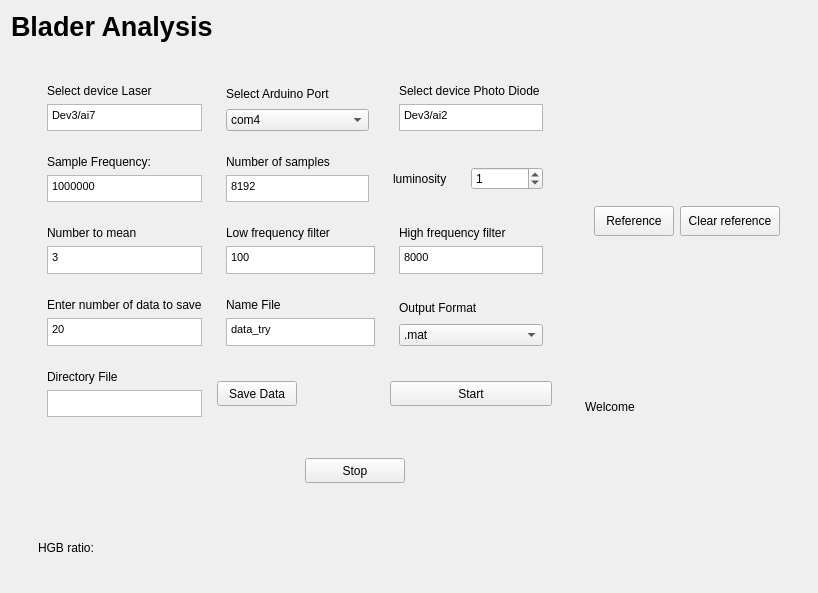
     <widget class="QWidget" name="page">
      <layout class="QGridLayout" name="gridLayout_5">
       <item row="0" column="0">
        <widget class="QLabel" name="Page_Name">
         <property name="maximumSize">
          <size>
           <width>500</width>
           <height>16777215</height>
          </size>
         </property>
         <property name="font">
          <font>
           <pointsize>20</pointsize>
           <bold>true</bold>
          </font>
         </property>
         <property name="text">
          <string>&lt;html&gt;&lt;head/&gt;&lt;body&gt;&lt;p&gt;Blader Analysis&lt;/p&gt;&lt;/body&gt;&lt;/html&gt;</string>
         </property>
        </widget>
       </item>
       <item row="1" column="0">
        <widget class="QWidget" name="widget_6" native="true">
         <layout class="QHBoxLayout" name="horizontalLayout_18">
          <item>
           <widget class="QWidget" name="widget_4" native="true">
            <property name="maximumSize">
             <size>
              <width>550</width>
              <height>16777215</height>
             </size>
            </property>
            <layout class="QVBoxLayout" name="verticalLayout_12">
             <item>
              <widget class="QWidget" name="Parameters" native="true">
               <property name="maximumSize">
                <size>
                 <width>926</width>
                 <height>370</height>
                </size>
               </property>
               <layout class="QGridLayout" name="gridLayout">
                <item row="7" column="1">
                 <widget class="QWidget" name="widget_directoryFile" native="true">
                  <layout class="QVBoxLayout" name="verticalLayout_19">
                   <item>
                    <widget class="QLabel" name="label_directory">
                     <property name="text">
                      <string>Directory File</string>
                     </property>
                    </widget>
                   </item>
                   <item>
                    <widget class="QTextEdit" name="textEdit_numberSamples_3">
                     <property name="html">
                      <string>&lt;!DOCTYPE HTML PUBLIC &quot;-//W3C//DTD HTML 4.0//EN&quot; &quot;http://www.w3.org/TR/REC-html40/strict.dtd&quot;&gt;
&lt;html&gt;&lt;head&gt;&lt;meta name=&quot;qrichtext&quot; content=&quot;1&quot; /&gt;&lt;meta charset=&quot;utf-8&quot; /&gt;&lt;style type=&quot;text/css&quot;&gt;
p, li { white-space: pre-wrap; }
hr { height: 1px; border-width: 0; }
li.unchecked::marker { content: &quot;\2610&quot;; }
li.checked::marker { content: &quot;\2612&quot;; }
&lt;/style&gt;&lt;/head&gt;&lt;body style=&quot; font-family:'Segoe UI'; font-size:9pt; font-weight:400; font-style:normal;&quot;&gt;
&lt;p style=&quot;-qt-paragraph-type:empty; margin-top:0px; margin-bottom:0px; margin-left:0px; margin-right:0px; -qt-block-indent:0; text-indent:0px; font-family:'MS Shell Dlg 2'; font-size:8.25pt;&quot;&gt;&lt;br /&gt;&lt;/p&gt;&lt;/body&gt;&lt;/html&gt;</string>
                     </property>
                    </widget>
                   </item>
                  </layout>
                 </widget>
                </item>
                <item row="8" column="2">
                 <spacer name="verticalSpacer_6">
                  <property name="orientation">
                   <enum>Qt::Vertical</enum>
                  </property>
                  <property name="sizeHint" stdset="0">
                   <size>
                    <width>20</width>
                    <height>40</height>
                   </size>
                  </property>
                 </spacer>
                </item>
                <item row="2" column="4">
                 <widget class="QWidget" name="widget_outputFormat_5" native="true">
                  <layout class="QVBoxLayout" name="verticalLayout_24">
                   <item>
                    <widget class="QLabel" name="label_format_4">
                     <property name="text">
                      <string>Select device Photo Diode</string>
                     </property>
                    </widget>
                   </item>
                   <item>
                    <widget class="QTextEdit" name="textEdit_DAQ_Device_2">
                     <property name="html">
                      <string>&lt;!DOCTYPE HTML PUBLIC &quot;-//W3C//DTD HTML 4.0//EN&quot; &quot;http://www.w3.org/TR/REC-html40/strict.dtd&quot;&gt;
&lt;html&gt;&lt;head&gt;&lt;meta name=&quot;qrichtext&quot; content=&quot;1&quot; /&gt;&lt;meta charset=&quot;utf-8&quot; /&gt;&lt;style type=&quot;text/css&quot;&gt;
p, li { white-space: pre-wrap; }
hr { height: 1px; border-width: 0; }
li.unchecked::marker { content: &quot;\2610&quot;; }
li.checked::marker { content: &quot;\2612&quot;; }
&lt;/style&gt;&lt;/head&gt;&lt;body style=&quot; font-family:'Segoe UI'; font-size:9pt; font-weight:400; font-style:normal;&quot;&gt;
&lt;p style=&quot; margin-top:0px; margin-bottom:0px; margin-left:0px; margin-right:0px; -qt-block-indent:0; text-indent:0px;&quot;&gt;&lt;span style=&quot; font-family:'MS Shell Dlg 2'; font-size:8.25pt;&quot;&gt;Dev3/ai2&lt;/span&gt;&lt;/p&gt;&lt;/body&gt;&lt;/html&gt;</string>
                     </property>
                    </widget>
                   </item>
                  </layout>
                 </widget>
                </item>
                <item row="5" column="4">
                 <widget class="QWidget" name="widget_highfreq" native="true">
                  <layout class="QVBoxLayout" name="verticalLayout_18">
                   <item>
                    <widget class="QLabel" name="label_highfreq">
                     <property name="text">
                      <string>High frequency filter</string>
                     </property>
                    </widget>
                   </item>
                   <item>
                    <widget class="QTextEdit" name="textEdit_highfreq">
                     <property name="html">
                      <string>&lt;!DOCTYPE HTML PUBLIC &quot;-//W3C//DTD HTML 4.0//EN&quot; &quot;http://www.w3.org/TR/REC-html40/strict.dtd&quot;&gt;
&lt;html&gt;&lt;head&gt;&lt;meta name=&quot;qrichtext&quot; content=&quot;1&quot; /&gt;&lt;meta charset=&quot;utf-8&quot; /&gt;&lt;style type=&quot;text/css&quot;&gt;
p, li { white-space: pre-wrap; }
hr { height: 1px; border-width: 0; }
li.unchecked::marker { content: &quot;\2610&quot;; }
li.checked::marker { content: &quot;\2612&quot;; }
&lt;/style&gt;&lt;/head&gt;&lt;body style=&quot; font-family:'Segoe UI'; font-size:9pt; font-weight:400; font-style:normal;&quot;&gt;
&lt;p style=&quot; margin-top:0px; margin-bottom:0px; margin-left:0px; margin-right:0px; -qt-block-indent:0; text-indent:0px;&quot;&gt;&lt;span style=&quot; font-family:'MS Shell Dlg 2'; font-size:8.25pt;&quot;&gt;8000&lt;/span&gt;&lt;/p&gt;&lt;/body&gt;&lt;/html&gt;</string>
                     </property>
                    </widget>
                   </item>
                  </layout>
                 </widget>
                </item>
                <item row="6" column="2" colspan="2">
                 <widget class="QWidget" name="widget_namefile" native="true">
                  <layout class="QVBoxLayout" name="verticalLayout_16">
                   <item>
                    <widget class="QLabel" name="label_file">
                     <property name="text">
                      <string>Name File</string>
                     </property>
                    </widget>
                   </item>
                   <item>
                    <widget class="QTextEdit" name="textEdit_numberSamples_2">
                     <property name="html">
                      <string>&lt;!DOCTYPE HTML PUBLIC &quot;-//W3C//DTD HTML 4.0//EN&quot; &quot;http://www.w3.org/TR/REC-html40/strict.dtd&quot;&gt;
&lt;html&gt;&lt;head&gt;&lt;meta name=&quot;qrichtext&quot; content=&quot;1&quot; /&gt;&lt;meta charset=&quot;utf-8&quot; /&gt;&lt;style type=&quot;text/css&quot;&gt;
p, li { white-space: pre-wrap; }
hr { height: 1px; border-width: 0; }
li.unchecked::marker { content: &quot;\2610&quot;; }
li.checked::marker { content: &quot;\2612&quot;; }
&lt;/style&gt;&lt;/head&gt;&lt;body style=&quot; font-family:'Segoe UI'; font-size:9pt; font-weight:400; font-style:normal;&quot;&gt;
&lt;p style=&quot; margin-top:0px; margin-bottom:0px; margin-left:0px; margin-right:0px; -qt-block-indent:0; text-indent:0px;&quot;&gt;&lt;span style=&quot; font-family:'MS Shell Dlg 2'; font-size:8.25pt;&quot;&gt;data_try&lt;/span&gt;&lt;/p&gt;&lt;/body&gt;&lt;/html&gt;</string>
                     </property>
                    </widget>
                   </item>
                  </layout>
                 </widget>
                </item>
                <item row="5" column="5">
                 <spacer name="horizontalSpacer_9">
                  <property name="orientation">
                   <enum>Qt::Horizontal</enum>
                  </property>
                  <property name="sizeHint" stdset="0">
                   <size>
                    <width>40</width>
                    <height>20</height>
                   </size>
                  </property>
                 </spacer>
                </item>
                <item row="6" column="5">
                 <spacer name="horizontalSpacer_11">
                  <property name="orientation">
                   <enum>Qt::Horizontal</enum>
                  </property>
                  <property name="sizeHint" stdset="0">
                   <size>
                    <width>40</width>
                    <height>20</height>
                   </size>
                  </property>
                 </spacer>
                </item>
                <item row="4" column="5">
                 <spacer name="horizontalSpacer_10">
                  <property name="orientation">
                   <enum>Qt::Horizontal</enum>
                  </property>
                  <property name="sizeHint" stdset="0">
                   <size>
                    <width>40</width>
                    <height>20</height>
                   </size>
                  </property>
                 </spacer>
                </item>
                <item row="5" column="1">
                 <widget class="QWidget" name="widget_mean" native="true">
                  <layout class="QVBoxLayout" name="verticalLayout_20">
                   <item>
                    <widget class="QLabel" name="label_mean">
                     <property name="text">
                      <string>Number to mean</string>
                     </property>
                    </widget>
                   </item>
                   <item>
                    <widget class="QTextEdit" name="textEdit_mean">
                     <property name="html">
                      <string>&lt;!DOCTYPE HTML PUBLIC &quot;-//W3C//DTD HTML 4.0//EN&quot; &quot;http://www.w3.org/TR/REC-html40/strict.dtd&quot;&gt;
&lt;html&gt;&lt;head&gt;&lt;meta name=&quot;qrichtext&quot; content=&quot;1&quot; /&gt;&lt;meta charset=&quot;utf-8&quot; /&gt;&lt;style type=&quot;text/css&quot;&gt;
p, li { white-space: pre-wrap; }
hr { height: 1px; border-width: 0; }
li.unchecked::marker { content: &quot;\2610&quot;; }
li.checked::marker { content: &quot;\2612&quot;; }
&lt;/style&gt;&lt;/head&gt;&lt;body style=&quot; font-family:'Segoe UI'; font-size:9pt; font-weight:400; font-style:normal;&quot;&gt;
&lt;p style=&quot; margin-top:0px; margin-bottom:0px; margin-left:0px; margin-right:0px; -qt-block-indent:0; text-indent:0px;&quot;&gt;&lt;span style=&quot; font-family:'MS Shell Dlg 2'; font-size:8.25pt;&quot;&gt;3&lt;/span&gt;&lt;/p&gt;&lt;/body&gt;&lt;/html&gt;</string>
                     </property>
                    </widget>
                   </item>
                  </layout>
                 </widget>
                </item>
                <item row="5" column="0">
                 <spacer name="horizontalSpacer_8">
                  <property name="orientation">
                   <enum>Qt::Horizontal</enum>
                  </property>
                  <property name="sizeHint" stdset="0">
                   <size>
                    <width>40</width>
                    <height>20</height>
                   </size>
                  </property>
                 </spacer>
                </item>
                <item row="1" column="1">
                 <spacer name="verticalSpacer_5">
                  <property name="orientation">
                   <enum>Qt::Vertical</enum>
                  </property>
                  <property name="sizeHint" stdset="0">
                   <size>
                    <width>20</width>
                    <height>40</height>
                   </size>
                  </property>
                 </spacer>
                </item>
                <item row="5" column="2" colspan="2">
                 <widget class="QWidget" name="widget_lowfreq" native="true">
                  <layout class="QVBoxLayout" name="verticalLayout_14">
                   <item>
                    <widget class="QLabel" name="label_lowfreq">
                     <property name="text">
                      <string>Low frequency filter</string>
                     </property>
                    </widget>
                   </item>
                   <item>
                    <widget class="QTextEdit" name="textEdit_lowfreq">
                     <property name="html">
                      <string>&lt;!DOCTYPE HTML PUBLIC &quot;-//W3C//DTD HTML 4.0//EN&quot; &quot;http://www.w3.org/TR/REC-html40/strict.dtd&quot;&gt;
&lt;html&gt;&lt;head&gt;&lt;meta name=&quot;qrichtext&quot; content=&quot;1&quot; /&gt;&lt;meta charset=&quot;utf-8&quot; /&gt;&lt;style type=&quot;text/css&quot;&gt;
p, li { white-space: pre-wrap; }
hr { height: 1px; border-width: 0; }
li.unchecked::marker { content: &quot;\2610&quot;; }
li.checked::marker { content: &quot;\2612&quot;; }
&lt;/style&gt;&lt;/head&gt;&lt;body style=&quot; font-family:'Segoe UI'; font-size:9pt; font-weight:400; font-style:normal;&quot;&gt;
&lt;p style=&quot; margin-top:0px; margin-bottom:0px; margin-left:0px; margin-right:0px; -qt-block-indent:0; text-indent:0px;&quot;&gt;&lt;span style=&quot; font-family:'MS Shell Dlg 2'; font-size:8.25pt;&quot;&gt;100&lt;/span&gt;&lt;/p&gt;&lt;/body&gt;&lt;/html&gt;</string>
                     </property>
                    </widget>
                   </item>
                  </layout>
                 </widget>
                </item>
                <item row="4" column="3" colspan="2">
                 <widget class="QWidget" name="widget_Luminosity" native="true">
                  <layout class="QHBoxLayout" name="horizontalLayout_19">
                   <item>
                    <widget class="QLabel" name="label_intensity">
                     <property name="text">
                      <string>luminosity</string>
                     </property>
                    </widget>
                   </item>
                   <item>
                    <widget class="QSpinBox" name="intensity_spin_box">
                     <property name="maximum">
                      <number>20</number>
                     </property>
                     <property name="value">
                      <number>1</number>
                     </property>
                    </widget>
                   </item>
                  </layout>
                 </widget>
                </item>
                <item row="4" column="0">
                 <spacer name="horizontalSpacer_12">
                  <property name="orientation">
                   <enum>Qt::Horizontal</enum>
                  </property>
                  <property name="sizeHint" stdset="0">
                   <size>
                    <width>40</width>
                    <height>20</height>
                   </size>
                  </property>
                 </spacer>
                </item>
                <item row="4" column="1">
                 <widget class="QWidget" name="widget_SampleFrequency" native="true">
                  <layout class="QVBoxLayout" name="verticalLayout_13">
                   <item>
                    <widget class="QLabel" name="label_freq">
                     <property name="text">
                      <string>Sample Frequency:</string>
                     </property>
                    </widget>
                   </item>
                   <item>
                    <widget class="QTextEdit" name="textEdit_SampleFrequency">
                     <property name="html">
                      <string>&lt;!DOCTYPE HTML PUBLIC &quot;-//W3C//DTD HTML 4.0//EN&quot; &quot;http://www.w3.org/TR/REC-html40/strict.dtd&quot;&gt;
&lt;html&gt;&lt;head&gt;&lt;meta name=&quot;qrichtext&quot; content=&quot;1&quot; /&gt;&lt;meta charset=&quot;utf-8&quot; /&gt;&lt;style type=&quot;text/css&quot;&gt;
p, li { white-space: pre-wrap; }
hr { height: 1px; border-width: 0; }
li.unchecked::marker { content: &quot;\2610&quot;; }
li.checked::marker { content: &quot;\2612&quot;; }
&lt;/style&gt;&lt;/head&gt;&lt;body style=&quot; font-family:'Segoe UI'; font-size:9pt; font-weight:400; font-style:normal;&quot;&gt;
&lt;p style=&quot; margin-top:0px; margin-bottom:0px; margin-left:0px; margin-right:0px; -qt-block-indent:0; text-indent:0px;&quot;&gt;&lt;span style=&quot; font-family:'MS Shell Dlg 2'; font-size:8.25pt;&quot;&gt;1000000&lt;/span&gt;&lt;/p&gt;&lt;/body&gt;&lt;/html&gt;</string>
                     </property>
                    </widget>
                   </item>
                  </layout>
                 </widget>
                </item>
                <item row="6" column="4">
                 <widget class="QWidget" name="widget_outputFormat" native="true">
                  <layout class="QVBoxLayout" name="verticalLayout_17">
                   <item>
                    <widget class="QLabel" name="label_format">
                     <property name="text">
                      <string>Output Format</string>
                     </property>
                    </widget>
                   </item>
                   <item>
                    <widget class="QComboBox" name="comboBox">
                     <item>
                      <property name="text">
                       <string>.mat</string>
                      </property>
                     </item>
                     <item>
                      <property name="text">
                       <string>.txt</string>
                      </property>
                     </item>
                     <item>
                      <property name="text">
                       <string>.csv</string>
                      </property>
                     </item>
                    </widget>
                   </item>
                  </layout>
                 </widget>
                </item>
                <item row="8" column="1">
                 <spacer name="verticalSpacer_4">
                  <property name="orientation">
                   <enum>Qt::Vertical</enum>
                  </property>
                  <property name="sizeHint" stdset="0">
                   <size>
                    <width>20</width>
                    <height>40</height>
                   </size>
                  </property>
                 </spacer>
                </item>
                <item row="2" column="1">
                 <widget class="QWidget" name="widget_outputFormat_2" native="true">
                  <layout class="QVBoxLayout" name="verticalLayout_21">
                   <item>
                    <widget class="QLabel" name="label_format_2">
                     <property name="text">
                      <string>Select device Laser</string>
                     </property>
                    </widget>
                   </item>
                   <item>
                    <widget class="QTextEdit" name="textEdit_DAQ_Device">
                     <property name="html">
                      <string>&lt;!DOCTYPE HTML PUBLIC &quot;-//W3C//DTD HTML 4.0//EN&quot; &quot;http://www.w3.org/TR/REC-html40/strict.dtd&quot;&gt;
&lt;html&gt;&lt;head&gt;&lt;meta name=&quot;qrichtext&quot; content=&quot;1&quot; /&gt;&lt;meta charset=&quot;utf-8&quot; /&gt;&lt;style type=&quot;text/css&quot;&gt;
p, li { white-space: pre-wrap; }
hr { height: 1px; border-width: 0; }
li.unchecked::marker { content: &quot;\2610&quot;; }
li.checked::marker { content: &quot;\2612&quot;; }
&lt;/style&gt;&lt;/head&gt;&lt;body style=&quot; font-family:'Segoe UI'; font-size:9pt; font-weight:400; font-style:normal;&quot;&gt;
&lt;p style=&quot; margin-top:0px; margin-bottom:0px; margin-left:0px; margin-right:0px; -qt-block-indent:0; text-indent:0px;&quot;&gt;&lt;span style=&quot; font-family:'MS Shell Dlg 2'; font-size:8.25pt;&quot;&gt;Dev3/ai7&lt;/span&gt;&lt;/p&gt;&lt;/body&gt;&lt;/html&gt;</string>
                     </property>
                    </widget>
                   </item>
                  </layout>
                 </widget>
                </item>
                <item row="2" column="2">
                 <widget class="QWidget" name="widget_outputFormat_3" native="true">
                  <layout class="QVBoxLayout" name="verticalLayout_22">
                   <item>
                    <widget class="QLabel" name="label_Port_Arduino">
                     <property name="text">
                      <string>Select Arduino Port</string>
                     </property>
                    </widget>
                   </item>
                   <item>
                    <widget class="QComboBox" name="comboBox_3">
                     <item>
                      <property name="text">
                       <string>com4</string>
                      </property>
                     </item>
                     <item>
                      <property name="text">
                       <string>com1</string>
                      </property>
                     </item>
                     <item>
                      <property name="text">
                       <string>com2</string>
                      </property>
                     </item>
                     <item>
                      <property name="text">
                       <string>com3</string>
                      </property>
                     </item>
                     <item>
                      <property name="text">
                       <string>com5</string>
                      </property>
                     </item>
                     <item>
                      <property name="text">
                       <string>com6</string>
                      </property>
                     </item>
                     <item>
                      <property name="text">
                       <string>com7</string>
                      </property>
                     </item>
                     <item>
                      <property name="text">
                       <string>com8</string>
                      </property>
                     </item>
                     <item>
                      <property name="text">
                       <string>com9</string>
                      </property>
                     </item>
                    </widget>
                   </item>
                  </layout>
                 </widget>
                </item>
                <item row="4" column="2">
                 <widget class="QWidget" name="widget_numberSamples" native="true">
                  <layout class="QVBoxLayout" name="verticalLayout_15">
                   <item>
                    <widget class="QLabel" name="label_samples">
                     <property name="text">
                      <string>Number of samples</string>
                     </property>
                    </widget>
                   </item>
                   <item>
                    <widget class="QTextEdit" name="textEdit">
                     <property name="html">
                      <string>&lt;!DOCTYPE HTML PUBLIC &quot;-//W3C//DTD HTML 4.0//EN&quot; &quot;http://www.w3.org/TR/REC-html40/strict.dtd&quot;&gt;
&lt;html&gt;&lt;head&gt;&lt;meta name=&quot;qrichtext&quot; content=&quot;1&quot; /&gt;&lt;meta charset=&quot;utf-8&quot; /&gt;&lt;style type=&quot;text/css&quot;&gt;
p, li { white-space: pre-wrap; }
hr { height: 1px; border-width: 0; }
li.unchecked::marker { content: &quot;\2610&quot;; }
li.checked::marker { content: &quot;\2612&quot;; }
&lt;/style&gt;&lt;/head&gt;&lt;body style=&quot; font-family:'Segoe UI'; font-size:9pt; font-weight:400; font-style:normal;&quot;&gt;
&lt;p style=&quot; margin-top:0px; margin-bottom:0px; margin-left:0px; margin-right:0px; -qt-block-indent:0; text-indent:0px;&quot;&gt;&lt;span style=&quot; font-family:'MS Shell Dlg 2'; font-size:8.25pt;&quot;&gt;8192&lt;/span&gt;&lt;/p&gt;&lt;/body&gt;&lt;/html&gt;</string>
                     </property>
                    </widget>
                   </item>
                  </layout>
                 </widget>
                </item>
                <item row="6" column="1">
                 <widget class="QWidget" name="widget_outputFormat_4" native="true">
                  <layout class="QVBoxLayout" name="verticalLayout_23">
                   <item>
                    <widget class="QLabel" name="label_format_3">
                     <property name="text">
                      <string>Enter number of data to save</string>
                     </property>
                    </widget>
                   </item>
                   <item>
                    <widget class="QTextEdit" name="textEdit_Bauds">
                     <property name="html">
                      <string>&lt;!DOCTYPE HTML PUBLIC &quot;-//W3C//DTD HTML 4.0//EN&quot; &quot;http://www.w3.org/TR/REC-html40/strict.dtd&quot;&gt;
&lt;html&gt;&lt;head&gt;&lt;meta name=&quot;qrichtext&quot; content=&quot;1&quot; /&gt;&lt;meta charset=&quot;utf-8&quot; /&gt;&lt;style type=&quot;text/css&quot;&gt;
p, li { white-space: pre-wrap; }
hr { height: 1px; border-width: 0; }
li.unchecked::marker { content: &quot;\2610&quot;; }
li.checked::marker { content: &quot;\2612&quot;; }
&lt;/style&gt;&lt;/head&gt;&lt;body style=&quot; font-family:'Segoe UI'; font-size:9pt; font-weight:400; font-style:normal;&quot;&gt;
&lt;p style=&quot; margin-top:0px; margin-bottom:0px; margin-left:0px; margin-right:0px; -qt-block-indent:0; text-indent:0px;&quot;&gt;&lt;span style=&quot; font-family:'MS Shell Dlg 2'; font-size:8.25pt;&quot;&gt;20&lt;/span&gt;&lt;/p&gt;&lt;/body&gt;&lt;/html&gt;</string>
                     </property>
                    </widget>
                   </item>
                  </layout>
                 </widget>
                </item>
                <item row="1" column="4">
                 <spacer name="verticalSpacer_7">
                  <property name="orientation">
                   <enum>Qt::Vertical</enum>
                  </property>
                  <property name="sizeHint" stdset="0">
                   <size>
                    <width>20</width>
                    <height>40</height>
                   </size>
                  </property>
                 </spacer>
                </item>
                <item row="6" column="0">
                 <spacer name="horizontalSpacer_13">
                  <property name="orientation">
                   <enum>Qt::Horizontal</enum>
                  </property>
                  <property name="sizeHint" stdset="0">
                   <size>
                    <width>40</width>
                    <height>20</height>
                   </size>
                  </property>
                 </spacer>
                </item>
                <item row="8" column="4">
                 <spacer name="verticalSpacer_2">
                  <property name="orientation">
                   <enum>Qt::Vertical</enum>
                  </property>
                  <property name="sizeHint" stdset="0">
                   <size>
                    <width>20</width>
                    <height>40</height>
                   </size>
                  </property>
                 </spacer>
                </item>
                <item row="1" column="2">
                 <spacer name="verticalSpacer_3">
                  <property name="orientation">
                   <enum>Qt::Vertical</enum>
                  </property>
                  <property name="sizeHint" stdset="0">
                   <size>
                    <width>20</width>
                    <height>40</height>
                   </size>
                  </property>
                 </spacer>
                </item>
                <item row="7" column="4">
                 <widget class="QPushButton" name="portsButton">
                  <property name="maximumSize">
                   <size>
                    <width>200</width>
                    <height>25</height>
                   </size>
                  </property>
                  <property name="text">
                   <string>Start</string>
                  </property>
                 </widget>
                </item>
                <item row="7" column="2">
                 <widget class="QPushButton" name="Save_Data">
                  <property name="maximumSize">
                   <size>
                    <width>80</width>
                    <height>25</height>
                   </size>
                  </property>
                  <property name="text">
                   <string>Save Data</string>
                  </property>
                 </widget>
                </item>
               </layout>
              </widget>
             </item>
             <item>
              <widget class="QWidget" name="widget_5" native="true">
               <layout class="QGridLayout" name="gridLayout_4">
                <item row="3" column="1" rowspan="2">
                 <spacer name="horizontalSpacer_15">
                  <property name="orientation">
                   <enum>Qt::Horizontal</enum>
                  </property>
                  <property name="sizeHint" stdset="0">
                   <size>
                    <width>198</width>
                    <height>20</height>
                   </size>
                  </property>
                 </spacer>
                </item>
                <item row="3" column="4" rowspan="2">
                 <spacer name="horizontalSpacer_14">
                  <property name="orientation">
                   <enum>Qt::Horizontal</enum>
                  </property>
                  <property name="sizeHint" stdset="0">
                   <size>
                    <width>197</width>
                    <height>20</height>
                   </size>
                  </property>
                 </spacer>
                </item>
                <item row="0" column="2">
                 <spacer name="verticalSpacer_17">
                  <property name="orientation">
                   <enum>Qt::Vertical</enum>
                  </property>
                  <property name="sizeHint" stdset="0">
                   <size>
                    <width>20</width>
                    <height>40</height>
                   </size>
                  </property>
                 </spacer>
                </item>
                <item row="0" column="4">
                 <widget class="QPushButton" name="Ok_Button">
                  <property name="maximumSize">
                   <size>
                    <width>100</width>
                    <height>25</height>
                   </size>
                  </property>
                  <property name="text">
                   <string>Stop</string>
                  </property>
                 </widget>
                </item>
               </layout>
              </widget>
             </item>
             <item>
              <widget class="QWidget" name="widget" native="true">
               <layout class="QGridLayout" name="gridLayout_2">
                <item row="1" column="0">
                 <layout class="QHBoxLayout" name="LayoutColor"/>
                </item>
                <item row="0" column="0">
                 <widget class="QLabel" name="label_14">
                  <property name="text">
                   <string>HGB ratio:</string>
                  </property>
                 </widget>
                </item>
               </layout>
              </widget>
             </item>
            </layout>
           </widget>
          </item>
          <item>
           <widget class="QWidget" name="widget_3" native="true">
            <layout class="QGridLayout" name="gridLayout_3">
             <item row="0" column="0">
              <layout class="QVBoxLayout" name="LayoutLaser"/>
             </item>
             <item row="1" column="0">
              <widget class="QWidget" name="widget_19" native="true">
               <property name="minimumSize">
                <size>
                 <width>200</width>
                 <height>0</height>
                </size>
               </property>
               <property name="maximumSize">
                <size>
                 <width>16777215</width>
                 <height>50</height>
                </size>
               </property>
               <layout class="QHBoxLayout" name="horizontalLayout_28">
                <item>
                 <widget class="QPushButton" name="pushButton_Reference">
                  <property name="maximumSize">
                   <size>
                    <width>100</width>
                    <height>30</height>
                   </size>
                  </property>
                  <property name="text">
                   <string>Reference</string>
                  </property>
                 </widget>
                </item>
                <item>
                 <widget class="QPushButton" name="pushButton_Clear">
                  <property name="minimumSize">
                   <size>
                    <width>100</width>
                    <height>0</height>
                   </size>
                  </property>
                  <property name="maximumSize">
                   <size>
                    <width>130</width>
                    <height>30</height>
                   </size>
                  </property>
                  <property name="text">
                   <string>Clear reference</string>
                  </property>
                 </widget>
                </item>
               </layout>
              </widget>
             </item>
             <item row="2" column="0">
              <widget class="QLabel" name="label_reference">
               <property name="maximumSize">
                <size>
                 <width>16777215</width>
                 <height>50</height>
                </size>
               </property>
               <property name="text">
                <string>Welcome</string>
               </property>
              </widget>
             </item>
            </layout>
           </widget>
          </item>
         </layout>
        </widget>
       </item>
      </layout>
     </widget>
